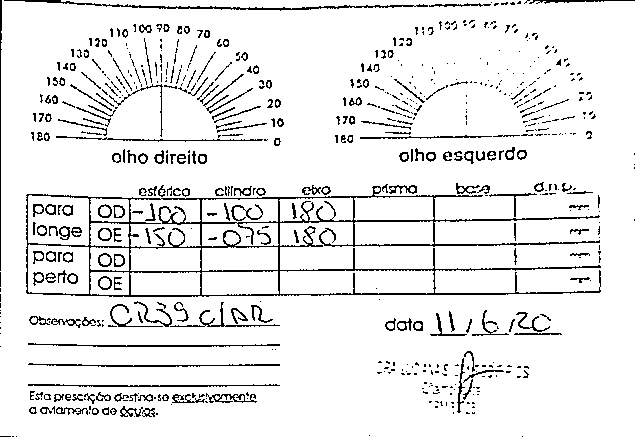
#> input picture img_scanned.jpg, 635 x 437 px; its folder holds only this picture in this run
$ python scan.py --image img_scanned.jpg
#> lines starting #> are read from the running program, lines starting #| are printed output that depends on the picture; after the words box and inside, x2 and y2 are one past the last pixel; in counts of white or black regions, pixels touching at a corner belong together
### pyimagesearch/transform.py
# import the necessary packages
import numpy as np
import cv2

def order_points(pts):
	# initialzie a list of coordinates that will be ordered
	# such that the first entry in the list is the top-left,
	# the second entry is the top-right, the third is the
	# bottom-right, and the fourth is the bottom-left
	rect = np.zeros((4, 2), dtype = "float32")

	# the top-left point will have the smallest sum, whereas
	# the bottom-right point will have the largest sum
	s = pts.sum(axis = 1)
	rect[0] = pts[np.argmin(s)]
	rect[2] = pts[np.argmax(s)]

	# now, compute the difference between the points, the
	# top-right point will have the smallest difference,
	# whereas the bottom-left will have the largest difference
	diff = np.diff(pts, axis = 1)
	rect[1] = pts[np.argmin(diff)]
	rect[3] = pts[np.argmax(diff)]

	# return the ordered coordinates
	return rect

def four_point_transform(image, pts):
	# obtain a consistent order of the points and unpack them
	# individually
	rect = order_points(pts)
	(tl, tr, br, bl) = rect

	# compute the width of the new image, which will be the
	# maximum distance between bottom-right and bottom-left
	# x-coordiates or the top-right and top-left x-coordinates
	widthA = np.sqrt(((br[0] - bl[0]) ** 2) + ((br[1] - bl[1]) ** 2))
	widthB = np.sqrt(((tr[0] - tl[0]) ** 2) + ((tr[1] - tl[1]) ** 2))
	maxWidth = max(int(widthA), int(widthB))

	# compute the height of the new image, which will be the
	# maximum distance between the top-right and bottom-right
	# y-coordinates or the top-left and bottom-left y-coordinates
	heightA = np.sqrt(((tr[0] - br[0]) ** 2) + ((tr[1] - br[1]) ** 2))
	heightB = np.sqrt(((tl[0] - bl[0]) ** 2) + ((tl[1] - bl[1]) ** 2))
	maxHeight = max(int(heightA), int(heightB))

	# now that we have the dimensions of the new image, construct
	# the set of destination points to obtain a "birds eye view",
	# (i.e. top-down view) of the image, again specifying points
	# in the top-left, top-right, bottom-right, and bottom-left
	# order
	dst = np.array([
		[0, 0],
		[maxWidth - 1, 0],
		[maxWidth - 1, maxHeight - 1],
		[0, maxHeight - 1]], dtype = "float32")

	# compute the perspective transform matrix and then apply it
	M = cv2.getPerspectiveTransform(rect, dst)
	warped = cv2.warpPerspective(image, M, (maxWidth, maxHeight))

	# return the warped image
	return warped

### scan.py
from pyimagesearch.transform import four_point_transform
from skimage.filters import threshold_local
import numpy as np
import argparse, cv2, imutils
#____________________________________________________________________________________________________________________________________________

# construct the argument parser and parse the arguments (image path)
ap = argparse.ArgumentParser()
ap.add_argument("-i", "--image", required=True, help="Path to the image to be scanned")
ap.add_argument("-v", "--verbose", default=0, help="Show steps") # 0 = Disabled | 1 = Enabled
args = vars(ap.parse_args())
img_path = args['image']
verbose = args['verbose']
#____________________________________________________________________________________________________________________________________________

image = cv2.imread(img_path)                # load the image
#> image is the input picture: shape (437, 635, 3); min 0, max 255, mean 233.9
ratio = image.shape[0] / 500.0              # get the ratio of the old height
#> ratio = 0.874
orig = image.copy()                         # clone it
image = imutils.resize(image, height=500)   # resize it
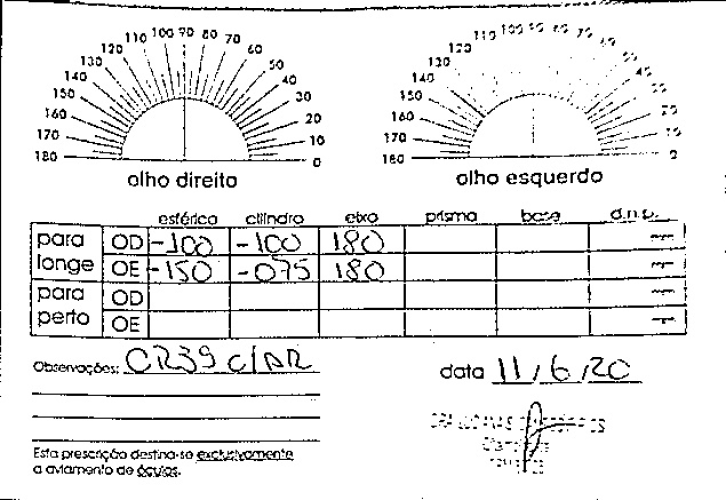
#> image: shape (500, 726, 3); min 0, max 255, mean 233.9

gray = cv2.cvtColor(image, cv2.COLOR_BGR2GRAY)  # convert the image to grayscale
gray = cv2.GaussianBlur(gray, (5,5), 0)         # blur the image
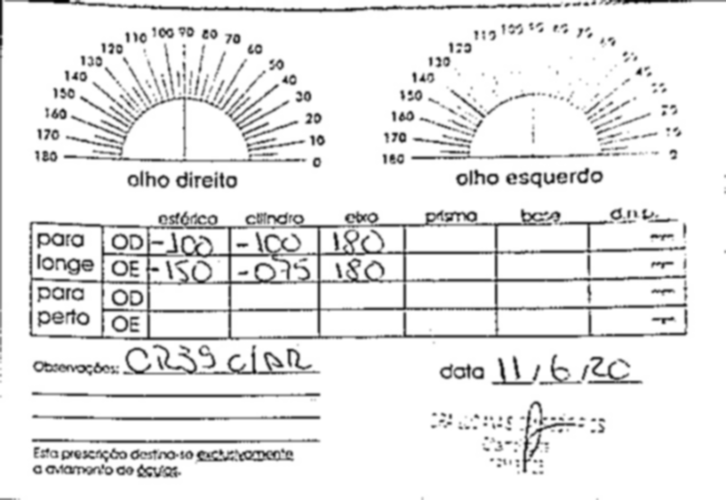
#> gray: shape (500, 726); min 0, max 255, mean 234
edged = cv2.Canny(gray, 75, 200)                # find the edges
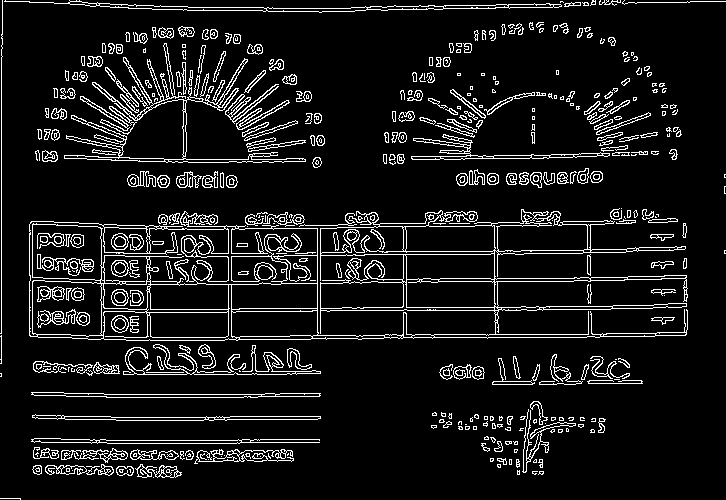
#> edged: shape (500, 726); 9.2% white in thin lines or dots

if verbose:
    print("STEP 1: Edge Detection")
    cv2.imshow("Image", image)
    cv2.imshow("Edged", edged)
    cv2.waitKey(0)
    cv2.destroyAllWindows()
#____________________________________________________________________________________________________________________________________________

# get the contours
cnts = cv2.findContours(edged.copy(), cv2.RETR_LIST, cv2.CHAIN_APPROX_SIMPLE)
#> cnts = 1130 contours, 577 with area under 20; largest, box (x1, y1, x2, y2) and area: (29, 209, 688, 341) 51198, (181, 225, 318, 285) 5006, (29, 221, 229, 337) 4406, (32, 224, 102, 281) 3673, (32, 280, 102, 337) 3655
cnts = imutils.grab_contours(cnts)
cnts = sorted(cnts, key=cv2.contourArea, reverse=True)[:5] # keep only the large ones
#> cnts = 5 contours; box (x1, y1, x2, y2) and area: (29, 209, 688, 341) 51198, (181, 225, 318, 285) 5006, (29, 221, 229, 337) 4406, (32, 224, 102, 281) 3673, (32, 280, 102, 337) 3655

# loop over the contours
for c in cnts:
    peri = cv2.arcLength(c, True)
    approx = cv2.approxPolyDP(c, 0.02*peri, True)   # approximate the contour


    if len(approx) == 4:    # if the contour has 4 points, it can be assumed that the screen was found
        screenCnt = approx
        break
#> this loop made 4 passes
#> (peri, screenCnt) on pass 4: (244.6, [[32, 225], [99, 227], [101, 278], [33, 277]])
#> peri on passes 2 to 3: 1802.6, 1657.5

if verbose:
    print("STEP 2: Find contours of paper")
    cv2.drawContours(image, [screenCnt], -1, (0, 255, 0), 2)
    cv2.imshow("Outline", image)
    cv2.waitKey(0)
    cv2.destroyAllWindows()
#____________________________________________________________________________________________________________________________________________

warped = four_point_transform(orig, screenCnt.reshape(4, 2)*ratio) # apply the transform to get a top-down view of the original image
#> in order_points, `s = pts.sum(axis = 1)`: s = [224.6, 284.9, 331.2, 270.9]
#> in order_points, `diff = np.diff(pts, axis = 1)`: diff = [168.7, 111.9, 154.7, 213.3]
#> in four_point_transform, `rect = order_points(pts)`: rect = [[27.97, 196.6], [86.53, 198.4], [88.27, 243], [28.84, 242.1]]
#> in four_point_transform, `(tl, tr, br, bl) = rect`: tl = [27.97, 196.6]; tr = [86.53, 198.4]; br = [88.27, 243]; bl = [28.84, 242.1]
#> in four_point_transform, `widthA = np.sqrt(((br[0] - bl[0]) ** 2) + ((br[1] - bl[1]) ** 2))`: widthA = 59.44
#> in four_point_transform, `widthB = np.sqrt(((tr[0] - tl[0]) ** 2) + ((tr[1] - tl[1]) ** 2))`: widthB = 58.58
#> in four_point_transform, `maxWidth = max(int(widthA), int(widthB))`: maxWidth = 59
#> in four_point_transform, `heightA = np.sqrt(((tr[0] - br[0]) ** 2) + ((tr[1] - br[1]) ** 2))`: heightA = 44.61
#> in four_point_transform, `heightB = np.sqrt(((tl[0] - bl[0]) ** 2) + ((tl[1] - bl[1]) ** 2))`: heightB = 45.46
#> in four_point_transform, `maxHeight = max(int(heightA), int(heightB))`: maxHeight = 45
#> in four_point_transform, `dst = np.array([ [0, 0], [maxWidth - 1, 0], [maxWidth - 1, maxHeight -..`: dst = [[0, 0], [58, 0], [58, 44], [0, 44]]
#> in four_point_transform, `M = cv2.getPerspectiveTransform(rect, dst)`: M = [[1.03, -0.0199, -24.97], [-0.0312, 1.05, -204.7], [-0.000365, 0.00037, 1]]
#> in four_point_transform, `warped = cv2.warpPerspective(image, M, (maxWidth, maxHeight))`:
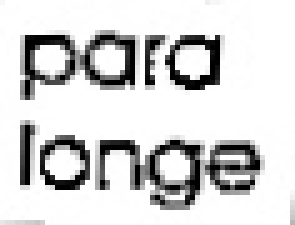
#> warped: shape (45, 59, 3) (shown 5 times larger); min 0, max 255, mean 212.8

# make the black and white look of scanned documents
warped = cv2.cvtColor(warped, cv2.COLOR_BGR2GRAY)
#> warped: shape (45, 59)
T = threshold_local(warped, 11, offset=10, method="gaussian")
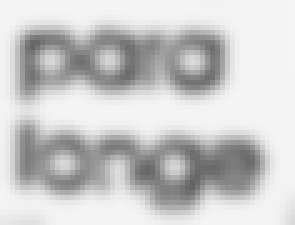
#> T: shape (45, 59) float64 (shown 5 times larger); min 100.6, max 245, mean 202.8
warped = (warped > T).astype("uint8") * 255
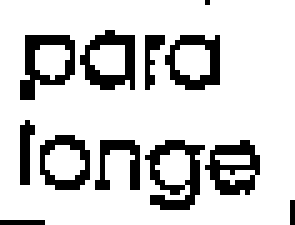
#> warped: shape (45, 59) (shown 5 times larger); 81.5% white; black in thin lines or dots

if verbose:
    print("STEP 3: Apply perspective transform")
    cv2.imshow("Original", imutils.resize(orig, height = 650))
    cv2.imshow("Scanned", imutils.resize(warped, height = 650))
    cv2.imshow("Warped", warped)
    cv2.waitKey(0)
#____________________________________________________________________________________________________________________________________________

path_no_extension = img_path[:len(img_path)-5]      # get the path for the image without the extension
path_scanned = f'{path_no_extension}_scanned.jpg'   # add to the original image name _scanned in the end, and add the .jpg extension
cv2.imwrite(path_scanned, warped)                   # save the scanned image to the path of the original image

print(f'Document scanned!\nSaved as {path_scanned}\n')
print("If the document wasn't properly scanned, set verbose to 1 and see if it's a problem with the original image.")
print("If not, create an issue in the github repository: https://github.com/gabrielassisdepaula/document-scanner")
